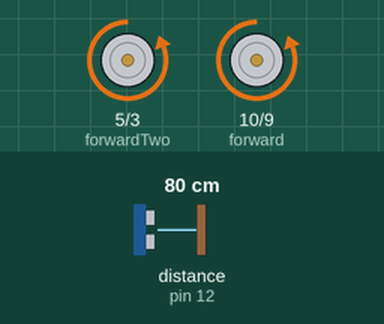
This sketch was run on a simulated Arduino Uno, built with avr-gcc and run on an emulated ATmega328P. On the bench: motor-driver pin pairs drawn as motors (green arrow = first pin HIGH = forward, orange = second pin HIGH = backward, longer = more drive). Wiring (inferred from the names in the program): ultrasonic range finder: trigger pin 11; echo pin 12. Inputs (shaded band) come from the test bench; at power-on: distance to the obstacle (sensor on pin 12) 80 cm. The echo pulse lasts 58.3 µs per cm; what the sketch prints to the serial monitor is not drawn.

Above: at 1.2 s.
1.3 s: distance to the obstacle (sensor on pin 12) set to 12 cm
2.8 s: distance to the obstacle (sensor on pin 12) set to 9 cm
At 3.5 s:
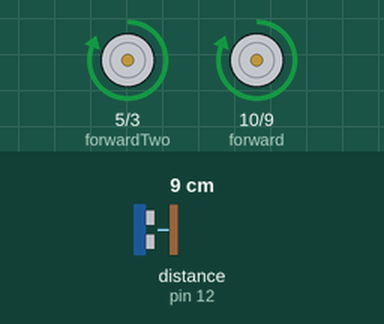
4.3 s: distance to the obstacle (sensor on pin 12) set to 18 cm
At 5.3 s:
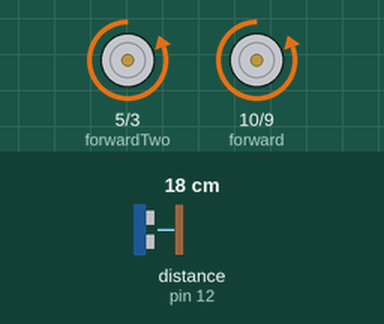
Timing chart, 0 to 7.3 s (numbered marks = the images above; inputs shaded):
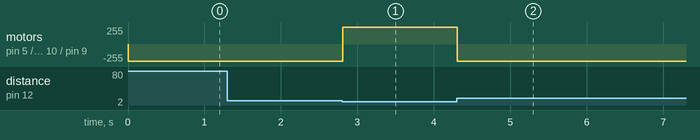

The sketch:

main.ino
```cpp
long lastCm = 10;

void setup(){
  wheelSetup();
  sensorSetup();
  turnLeft();
  Serial.begin(9600); //Allows error logging
}

void loop(){
   long cm = getDistance();
   Serial.println(cm);
   if (cm < 10 && lastCm < 10){
      moveBackward();
      Serial.println("Stop moving");
   } else {
      moveForward();
   }
   lastCm = cm;

}
```

sensors.ino
```cpp
int trigPin = 11;    //Trig - green Jumper
int echoPin = 12;    //Echo - yellow Jumper
long duration, cm;

int sensorPin = A0;
int sensorValue = 0;

void sensorSetup() {
    pinMode(trigPin, OUTPUT);
    pinMode(echoPin, INPUT);
}

//void loop() {
//  /*
//    cm = getDistance();
//  Serial.print(cm);
//    Serial.print("cm");
//    Serial.println();
//  */
//  sensorValue = analogRead(sensorPin);
//  Serial.println(sensorValue);
//  delay(250);
//}

long getDistance() {
  // The sensor is triggered by a HIGH pulse of 10 or more microseconds.
    // Give a short LOW pulse beforehand to ensure a clean HIGH pulse:
    digitalWrite(trigPin, LOW);
    delayMicroseconds(5);
    digitalWrite(trigPin, HIGH);
    delayMicroseconds(10);
    digitalWrite(trigPin, LOW);
    // Read the signal from the sensor: a HIGH pulse whose
    // duration is the time (in microseconds) from the sending
    // of the ping to the reception of its echo off of an object.
    pinMode(echoPin, INPUT);
    duration = pulseIn(echoPin, HIGH);
    // convert the time into a distance
    return (duration/2) / 29.1;
}
```

wheels.ino
```cpp
int forward = 10; //Connected to in1
int backward = 9; //Connected to in2

int forwardTwo = 5; //Connceted to in3
int backwardTwo = 3; //Connected to in4

void wheelSetup(){
  pinMode(forward, OUTPUT); //Set all above pins to output
  pinMode(backward, OUTPUT);
  pinMode(forwardTwo, OUTPUT);
  pinMode(backwardTwo, OUTPUT);
}

void turnRight(){
  analogWrite(forward, 0);
  analogWrite(forwardTwo, 255);
  analogWrite(backward, 255);
  analogWrite(backwardTwo, 0);
}
void turnLeft(){
  analogWrite(forward, 0);
  analogWrite(forwardTwo, 255);
  analogWrite(backward, 255);
  analogWrite(backwardTwo, 0);
}
void moveBackward(){
  analogWrite(forward, 255);
  analogWrite(forwardTwo, 255);
  analogWrite(backward, 0);
  analogWrite(backwardTwo, 0);
}
void moveForward(){
  analogWrite(forward, 0);
  analogWrite(forwardTwo, 0);
  analogWrite(backward, 255);
  analogWrite(backwardTwo, 255);
}
void stopMoving(){
  analogWrite(forward, 0);
  analogWrite(forwardTwo, 0);
  analogWrite(backward, 0);
  analogWrite(backwardTwo, 0);
}
```

Measured:
- the behaviour switches between 11 and 10 cm on distance to the obstacle (sensor on pin 12) (found by bisection; images 0 and 1)
- after the input at 2.8 s, motor on pin 5 (forwardTwo) / pin 3 (backwardTwo), motor on pin 10 (forward) / pin 9 (backward): backward 255/255 → forward 255/255 at once
- after the input at 4.3 s, motor on pin 5 (forwardTwo) / pin 3 (backwardTwo), motor on pin 10 (forward) / pin 9 (backward): forward 255/255 → backward 255/255 at once
